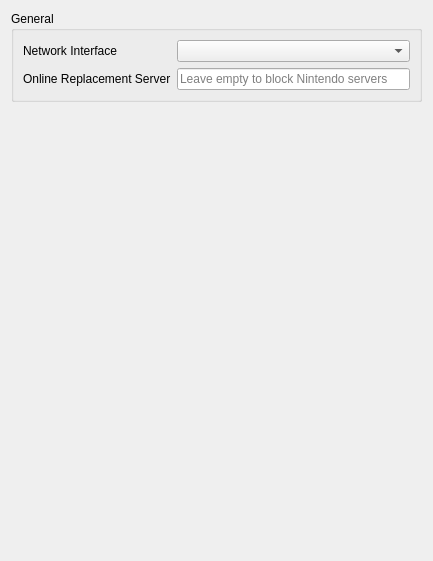
<?xml version="1.0" encoding="UTF-8"?>
<ui version="4.0">
 <class>ConfigureNetwork</class>
 <widget class="QWidget" name="ConfigureNetwork">
  <property name="geometry">
   <rect>
    <x>0</x>
    <y>0</y>
    <width>433</width>
    <height>561</height>
   </rect>
  </property>
  <property name="windowTitle">
   <string>Form</string>
  </property>
  <property name="accessibleName">
   <string>Network</string>
  </property>
  <layout class="QVBoxLayout" name="verticalLayout">
   <item>
    <layout class="QVBoxLayout" name="verticalLayout_3">
     <item>
      <widget class="QGroupBox" name="groupBox_2">
       <property name="title">
        <string>General</string>
       </property>
       <layout class="QGridLayout" name="gridLayout_2">
        <item row="1" column="1">
         <widget class="QComboBox" name="network_interface"/>
        </item>
        <item row="1" column="0">
         <widget class="QLabel" name="label_4">
          <property name="text">
           <string>Network Interface</string>
          </property>
         </widget>
        </item>
        <item row="2" column="0">
         <widget class="QLabel" name="label_replacement_host">
          <property name="text">
           <string>Online Replacement Server</string>
          </property>
         </widget>
        </item>
        <item row="2" column="1">
         <widget class="QLineEdit" name="network_replacement_host">
          <property name="placeholderText">
           <string>Leave empty to block Nintendo servers</string>
          </property>
          <property name="toolTip">
           <string>Nintendo's own online servers cannot be reached, so games asking for them are normally refused. Enter the hostname of a replacement network (for example a community server such as Nextendo) to send those requests there instead. This only redirects name lookups; the replacement network may also need its own account.</string>
          </property>
         </widget>
        </item>
       </layout>
      </widget>
     </item>
    </layout>
   </item>
   <item>
    <spacer name="verticalSpacer">
     <property name="orientation">
      <enum>Qt::Vertical</enum>
     </property>
     <property name="sizeHint" stdset="0">
      <size>
       <width>20</width>
       <height>40</height>
      </size>
     </property>
    </spacer>
   </item>
  </layout>
 </widget>
 <resources/>
 <connections/>
</ui>
